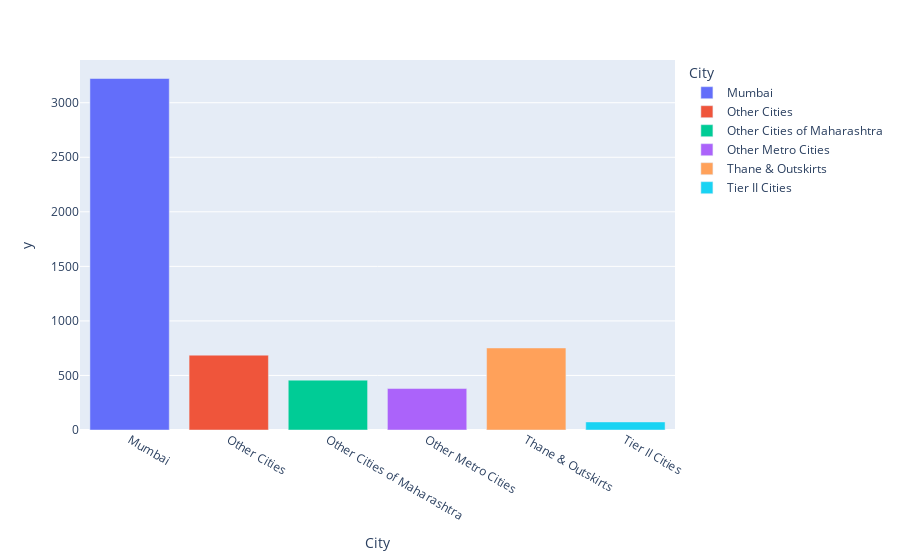

Here is the notebook cell this chart was saved with:
### Code cell
df1 = data.groupby(["City"]).count().reset_index()

fig = px.bar(df1,
             y=data.groupby(["City"]).size(),
             x="City",
             color='City')
fig.show()

### Figure 1 — Plotly figure (JSON) as saved in the notebook; plotly's stock layout.template omitted (floating-point values rounded to 4 significant figures)
{"data": [{"alignmentgroup": "True", "hovertemplate": "City=%{x}<br>y=%{y}<extra></extra>", "legendgroup": "Mumbai", "marker": {"color": "#636efa"}, "name": "Mumbai", "offsetgroup": "Mumbai", "orientation": "v", "showlegend": true, "textposition": "auto", "type": "bar", "x": ["Mumbai"], "xaxis": "x", "y": [3222], "yaxis": "y"}, {"alignmentgroup": "True", "hovertemplate": "City=%{x}<br>y=%{y}<extra></extra>", "legendgroup": "Other Cities", "marker": {"color": "#EF553B"}, "name": "Other Cities", "offsetgroup": "Other Cities", "orientation": "v", "showlegend": true, "textposition": "auto", "type": "bar", "x": ["Other Cities"], "xaxis": "x", "y": [686], "yaxis": "y"}, {"alignmentgroup": "True", "hovertemplate": "City=%{x}<br>y=%{y}<extra></extra>", "legendgroup": "Other Cities of Maharashtra", "marker": {"color": "#00cc96"}, "name": "Other Cities of Maharashtra", "offsetgroup": "Other Cities of Maharashtra", "orientation": "v", "showlegend": true, "textposition": "auto", "type": "bar", "x": ["Other Cities of Maharashtra"], "xaxis": "x", "y": [457], "yaxis": "y"}, {"alignmentgroup": "True", "hovertemplate": "City=%{x}<br>y=%{y}<extra></extra>", "legendgroup": "Other Metro Cities", "marker": {"color": "#ab63fa"}, "name": "Other Metro Cities", "offsetgroup": "Other Metro Cities", "orientation": "v", "showlegend": true, "textposition": "auto", "type": "bar", "x": ["Other Metro Cities"], "xaxis": "x", "y": [380], "yaxis": "y"}, {"alignmentgroup": "True", "hovertemplate": "City=%{x}<br>y=%{y}<extra></extra>", "legendgroup": "Thane & Outskirts", "marker": {"color": "#FFA15A"}, "name": "Thane & Outskirts", "offsetgroup": "Thane & Outskirts", "orientation": "v", "showlegend": true, "textposition": "auto", "type": "bar", "x": ["Thane & Outskirts"], "xaxis": "x", "y": [752], "yaxis": "y"}, {"alignmentgroup": "True", "hovertemplate": "City=%{x}<br>y=%{y}<extra></extra>", "legendgroup": "Tier II Cities", "marker": {"color": "#19d3f3"}, "name": "Tier II Cities", "offsetgroup": "Tier II Cities", "orientation": "v", "showlegend": true, "textposition": "auto", "type": "bar", "x": ["Tier II Cities"], "xaxis": "x", "y": [74], "yaxis": "y"}], "layout": {"barmode": "relative", "legend": {"title": {"text": "City"}, "tracegroupgap": 0}, "margin": {"t": 60}, "xaxis": {"anchor": "y", "categoryarray": ["Mumbai", "Other Cities", "Other Cities of Maharashtra", "Other Metro Cities", "Thane & Outskirts", "Tier II Cities"], "categoryorder": "array", "domain": [0, 1], "title": {"text": "City"}}, "yaxis": {"anchor": "x", "domain": [0, 1], "title": {"text": "y"}}}}
